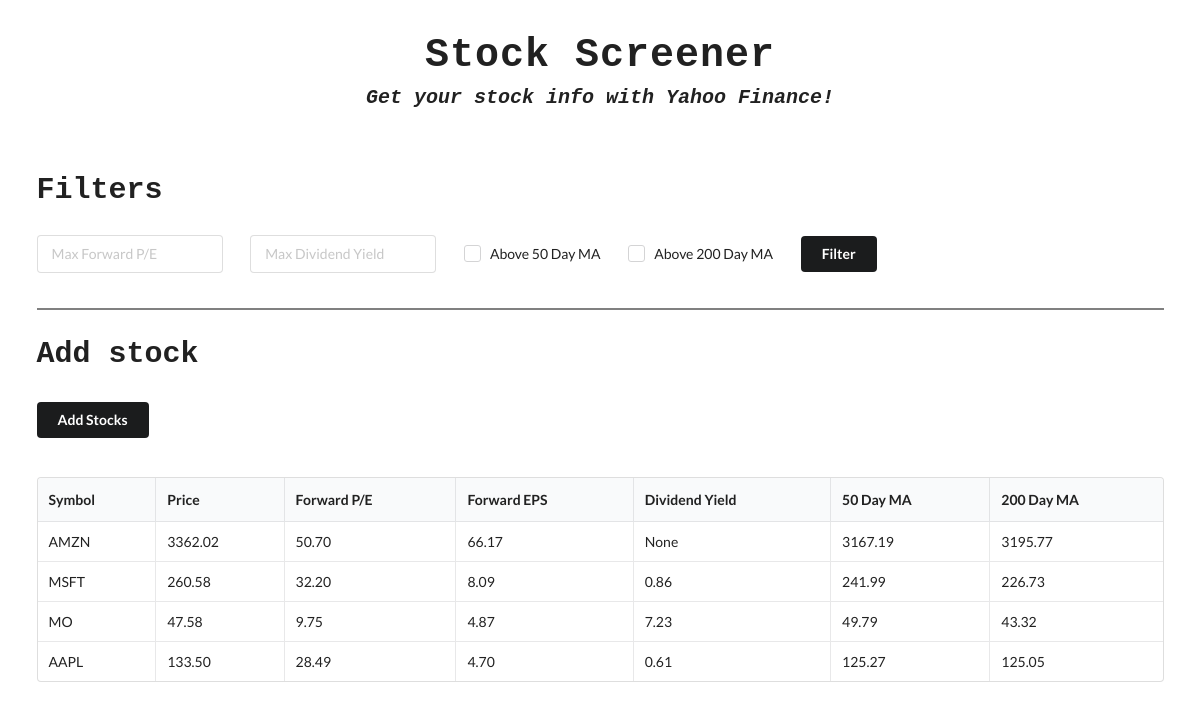
The page / on the database its author committed.
### db_models.py (models this page shows)
class Stock(Base):
    __tablename__ = "stocks"
    id = Column(Integer, primary_key=True, index=True)
    symbol = Column(String, unique=True, index=True)
    price = Column(Numeric(10, 2))
    forward_pe = Column(Numeric(10, 2))
    forward_eps = Column(Numeric(10, 2))
    dividend_yield = Column(Numeric(10, 2))
    ma50 = Column(Numeric(10, 2))
    ma200 = Column(Numeric(10, 2))

### main.py (the view)
@app.get("/")
def home(request: Request, forward_pe=None, dividend_yield=None, ma50=None, ma200=None, db: Session = Depends(get_db)):
    stocks = db.query(Stock)
    if forward_pe:
        stocks = stocks.filter(Stock.forward_pe < forward_pe)
    if dividend_yield:
        stocks = stocks.filter(Stock.dividend_yield > dividend_yield)
    if ma50:
        stocks = stocks.filter(Stock.price > Stock.ma50)
    if ma200:
        stocks = stocks.filter(Stock.price > Stock.ma200)
    return templates.TemplateResponse("home.html", {
        "request": request,
        "stocks": stocks,
        "dividend_yield": dividend_yield,
        "forward_pe": forward_pe,
        "ma200": ma200,
        "ma50": ma50
    })

### templates/home.html (shortened to what this page needs)
{% extends "layout.html" %}
{% block content %}
<h3 style="font-size:30px; font-family:Courier New; margin-bottom: 25px;">Filters</h3>
<form method="get" style="margin-bottom: 35px">
<div class="ui input">
  <input name="forward_pe" type="text" placeholder="Max Forward P/E" value="{{ forward_pe or '' }}">
</div>
<div class="ui input" style="margin-left: 25px;">
  <input name="dividend_yield" type="text" placeholder="Max Dividend Yield" value="{{ dividend_yield or '' }}">
</div>
<div class="ui checkbox">
  <label style="margin-left: 25px;">Above 50 Day MA</label>
</div>
<div class="ui checkbox">
  <label style="margin-left: 25px;">Above 200 Day MA</label>
</div>
<button type="submit" class="ui button secondary" style="margin-left: 25px;">Filter</button>
</form>
<hr style="height:2px;border-width:0;color:gray;background-color:gray">
<h4 style="font-size:30px; font-family:Courier New; margin-top: 25px;">Add stock</h4>
<button id="add_symbol" class="ui button secondary" style="margin-top: 15px; margin-bottom: 25px;">
    Add Stocks
</button>
<table class="ui celled table">
  <thead>
    <tr>
      <th>Symbol</th>
      <th>Price</th>
      <th>Forward P/E</th>
      <th>Forward EPS</th>
      <th>Dividend Yield</th>
      <th>50 Day MA</th>
      <th>200 Day MA</th>
    </tr>
  </thead>
  <tbody>
    {% for stock in stocks %}
    <tr>
      <td>{{ stock.symbol }}</td>
      <td>{{ stock.price }}</td>
      <td>{{ stock.forward_pe }}</td>
      <td>{{ stock.forward_eps }}</td>
      <td>{{ stock.dividend_yield }}</td>
      <td>{{ stock.ma50 }}</td>
      <td>{{ stock.ma200 }}</td>
    </tr>
    {% endfor %}
  </tbody>
</table>
{% endblock %}

### templates/layout.html (shortened to what this page needs)
<html>
    <head>
        <link rel="stylesheet" href="https://cdn.jsdelivr.net/npm/semantic-ui@2.4.2/dist/semantic.min.css">
    </head>
    <body>
        <div class="ui container">
            <h1 style="margin-top:30px;text-align:center; font-family:Courier New; font-size : 40px; letter-spacing: 1px;">
                Stock Screener
            </h1>
                <h2 style="margin-top: -10px; text-align:center; font-family:Courier New; font-size : 20px;margin-bottom:60px; font-style:italic;">
                    Get your stock info with Yahoo Finance!
                </h2>
            {% block content %}
            {% endblock %}
        </div>
    </body>
</html>

### templates/layout.html (style rules this page uses)
body { background-image: url("https://wallpaperaccess.com/full/2725917.jpg"); }
h1 { text-align:center; font-size : 40px; }

### rows shown on the page
Stock: symbol "AMZN", price "3362.02", forward_pe "50.70", forward_eps "66.17", dividend_yield "None", ma50 "3167.19", ma200 "3195.77"
Stock: symbol "MSFT", price "260.58", forward_pe "32.20", forward_eps "8.09", dividend_yield "0.86", ma50 "241.99", ma200 "226.73"
Stock: symbol "MO", price "47.58", forward_pe "9.75", forward_eps "4.87", dividend_yield "7.23", ma50 "49.79", ma200 "43.32"
Stock: symbol "AAPL", price "133.50", forward_pe "28.49", forward_eps "4.70", dividend_yield "0.61", ma50 "125.27", ma200 "125.05"
